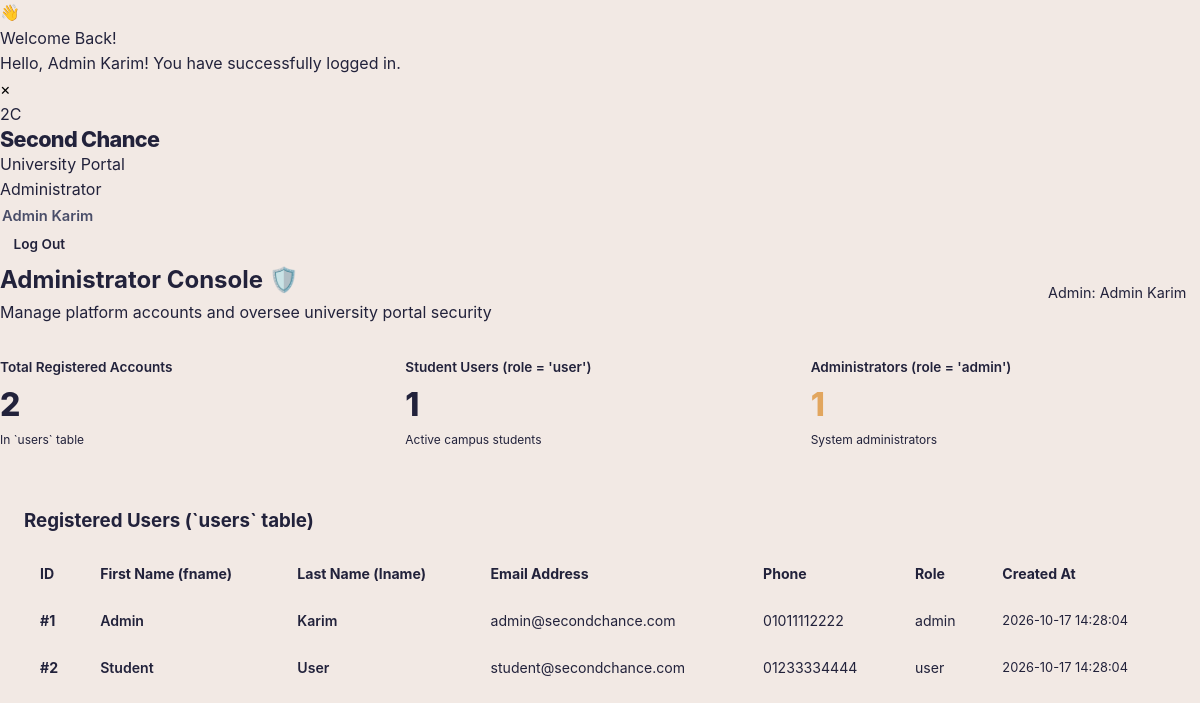
/admin.php (signed in), run on the app's committed database.
### tables this page shows
CREATE TABLE `users` (
    `id` INT(11) UNSIGNED NOT NULL AUTO_INCREMENT,
    `fname` VARCHAR(50) NOT NULL,
    `lname` VARCHAR(50) NOT NULL,
    `email` VARCHAR(255) NOT NULL,
    `password` VARCHAR(255) DEFAULT NULL,
    `phone` VARCHAR(20) DEFAULT NULL,
    `role` ENUM('user', 'admin') NOT NULL DEFAULT 'user',
    `created_at` TIMESTAMP NOT NULL DEFAULT CURRENT_TIMESTAMP(),
    PRIMARY KEY (`id`),
    UNIQUE KEY `email` (`email`)
);

### includes/auth.php (called while the page is built, shortened)
<?php
function isLoggedIn() {
    return isset($_SESSION['user_id']) && !empty($_SESSION['user_id']);
}
function isAdmin() {
    return isLoggedIn() && isset($_SESSION['role']) && $_SESSION['role'] === 'admin';
}
function currentUser() {
    $fname = $_SESSION['fname'] ?? '';
    $lname = $_SESSION['lname'] ?? '';
    $fullName = trim($fname . ' ' . $lname);
    return [
        'id'       => $_SESSION['user_id'] ?? null,
        'fname'    => $fname,
        'lname'    => $lname,
        'name'     => $fullName,
        'email'    => $_SESSION['email'] ?? '',
        'phone'    => $_SESSION['phone'] ?? '',
        'role'     => $_SESSION['role'] ?? 'user',
        'is_admin' => isAdmin(),
    ];
}
?>

### admin.php (the view, shortened to what this page needs)
<?php
require_once __DIR__ . '/includes/auth.php';
$currentUser = currentUser();
$usersQuery = "SELECT * FROM users ORDER BY id ASC";
$usersResult = mysqli_query($conn, $usersQuery);
$allUsers = [];
$totalAdmins = 0;
$totalStudents = 0;
if ($usersResult) {
    while ($row = mysqli_fetch_assoc($usersResult)) {
        $allUsers[] = $row;
        if ($row['role'] === 'admin') {
            $totalAdmins++;
        } else {
            $totalStudents++;
        }
    }
}
?>
<!DOCTYPE html>
<html lang="en">
<head>
    <link rel="stylesheet" href="assets/style.css">
</head>
<body>
    <?php include __DIR__ . '/includes/toast.php'; ?>
    <?php include __DIR__ . '/includes/navbar.php'; ?>
    <div class="main-wrapper">
        <div style="display: flex; justify-content: space-between; align-items: center; margin-bottom: 2rem; flex-wrap: wrap; gap: 1rem;">
            <div>
                <h2>Administrator Console 🛡️</h2>
                <p style="color: var(--text-muted);">Manage platform accounts and oversee university portal security</p>
            </div>
            <div>
                <span class="user-badge badge-admin" style="font-size: 0.9rem; padding: 0.4rem 0.85rem;">
                    Admin: <?php echo htmlspecialchars($currentUser['name']); ?>
                </span>
            </div>
        </div>
        <div style="display: grid; grid-template-columns: repeat(auto-fit, minmax(220px, 1fr)); gap: 1rem; margin-bottom: 2rem;">
            <div class="spec-box" style="margin: 0; background: var(--white); border-left-color: var(--primary-dark);">
                <div style="font-size: 0.85rem; color: var(--text-muted); font-weight: 600;">Total Registered Accounts</div>
                <div style="font-size: 2rem; font-weight: 800; color: var(--primary-dark);"><?php echo count($allUsers); ?></div>
                <div style="font-size: 0.75rem; color: var(--text-muted);">In `users` table</div>
            </div>
            <div class="spec-box" style="margin: 0; background: var(--white); border-left-color: var(--primary-slate);">
                <div style="font-size: 0.85rem; color: var(--text-muted); font-weight: 600;">Student Users (role = 'user')</div>
                <div style="font-size: 2rem; font-weight: 800; color: var(--primary-slate);"><?php echo $totalStudents; ?></div>
                <div style="font-size: 0.75rem; color: var(--text-muted);">Active campus students</div>
            </div>
            <div class="spec-box" style="margin: 0; background: var(--white); border-left-color: #E2A65E;">
                <div style="font-size: 0.85rem; color: var(--text-muted); font-weight: 600;">Administrators (role = 'admin')</div>
                <div style="font-size: 2rem; font-weight: 800; color: #E2A65E;"><?php echo $totalAdmins; ?></div>
                <div style="font-size: 0.75rem; color: var(--text-muted);">System administrators</div>
            </div>
        </div>
        <div style="background: var(--white); border-radius: var(--radius-md); padding: 1.5rem; box-shadow: var(--shadow-card); border: 1px solid var(--border-light); overflow-x: auto;">
            <h3 style="margin-bottom: 1rem; color: var(--primary-dark);">Registered Users (`users` table)</h3>
            <table style="width: 100%; border-collapse: collapse; text-align: left; font-size: 0.88rem;">
                <thead>
                    <tr style="border-bottom: 2px solid var(--border-light); background: var(--input-bg);">
                        <th style="padding: 0.75rem 1rem;">ID</th>
                        <th style="padding: 0.75rem 1rem;">First Name (fname)</th>
                        <th style="padding: 0.75rem 1rem;">Last Name (lname)</th>
                        <th style="padding: 0.75rem 1rem;">Email Address</th>
                        <th style="padding: 0.75rem 1rem;">Phone</th>
                        <th style="padding: 0.75rem 1rem;">Role</th>
                        <th style="padding: 0.75rem 1rem;">Created At</th>
                    </tr>
                </thead>
                <tbody>
                    <?php foreach ($allUsers as $u): ?>
                        <tr style="border-bottom: 1px solid var(--border-light);">
                            <td style="padding: 0.75rem 1rem; font-weight: bold; color: var(--primary-dark);">
                                #<?php echo htmlspecialchars($u['id']); ?>
                            </td>
                            <td style="padding: 0.75rem 1rem; font-weight: 600;">
                                <?php echo htmlspecialchars($u['fname']); ?>
                            </td>
                            <td style="padding: 0.75rem 1rem; font-weight: 600;">
                                <?php echo htmlspecialchars($u['lname']); ?>
                            </td>
                            <td style="padding: 0.75rem 1rem; color: var(--primary-slate);">
                                <?php echo htmlspecialchars($u['email']); ?>
                            </td>
                            <td style="padding: 0.75rem 1rem;">
                                <?php echo htmlspecialchars($u['phone'] ?? 'N/A'); ?>
                            </td>
                            <td style="padding: 0.75rem 1rem;">
                                <?php if ($u['role'] === 'admin'): ?>
                                    <span class="user-badge badge-admin">admin</span>
                                <?php else: ?>
                                    <span class="user-badge badge-student">user</span>
                                <?php endif; ?>
                            </td>
                            <td style="padding: 0.75rem 1rem; font-size: 0.8rem; color: var(--text-muted);">
                                <?php echo htmlspecialchars($u['created_at'] ?? 'N/A'); ?>
                            </td>
                        </tr>
                    <?php endforeach; ?>
                </tbody>
            </table>
        </div>
    </div>
</body>
</html>

### includes/toast.php (shortened to what this page needs)
<?php
$toast = $_SESSION['toast'] ?? null;
?>
<?php if ($toast): ?>
<div class="toast-container" id="toastContainer">
    <div class="toast <?php echo ($toast['type'] === 'email_sent') ? 'toast-email' : 'toast-welcome'; ?>" id="mainToast">
        <div class="toast-icon">
            <?php echo ($toast['type'] === 'email_sent') ? '📧' : '👋'; ?>
        </div>
        <div class="toast-content">
            <div class="toast-title">
                <?php echo htmlspecialchars($toast['title'] ?? 'Notification'); ?>
            </div>
            <div class="toast-message">
                <?php echo htmlspecialchars($toast['message'] ?? ''); ?>
            </div>
        </div>
        <button type="button" class="toast-close" onclick="dismissToast()" aria-label="Close">
            &times;
        </button>
    </div>
</div>
<?php endif; ?>

### includes/navbar.php (shortened to what this page needs)
<?php
require_once __DIR__ . '/auth.php';
$logged_in = isLoggedIn();
$user      = currentUser();
?>
<nav class="navbar">
    <div class="nav-container">
        <a href="index.php" class="nav-brand">
            <div class="brand-icon">2C</div>
            <div>
                <div class="brand-title">Second Chance</div>
                <div class="brand-subtitle">University Portal</div>
            </div>
        </a>
        <ul class="nav-menu">
            <?php if ($logged_in): ?>
                <li>
                    <span class="user-badge <?php echo isAdmin() ? 'badge-admin' : 'badge-student'; ?>">
                        <?php echo isAdmin() ? 'Administrator' : 'Student'; ?>
                    </span>
                </li>
                <li>
                    <a href="viewprofile.php" class="nav-link" style="font-weight: 600;">
                        <?php echo htmlspecialchars($user['name'] ?? 'User'); ?>
                    </a>
                </li>
                <li>
                    <a href="logout.php" class="btn btn-outline" style="padding: 0.35rem 0.85rem; font-size: 0.85rem; border-color: var(--soft-rose); color: var(--cream-bg);">
                        Log Out
                    </a>
                </li>
            <?php endif; ?>
        </ul>
    </div>
</nav>

### assets/style.css (style rules this page uses)
:root { --color-primary: #22223B; --color-primary-light: #2c2c4a; --color-secondary: #4A4E69; --color-secondary-light: #5d6283; --color-lavender: #9A8C98; --color-lavender-light: #bcb0ba; --color-lavender-subtle: #eae5e9; --color-rose: #C9ADA7; --color-rose-light: #dfcbc7; --color-rose-subtle: #f4ecea; --color-cream: #F2E9E4; --color-cream-soft: #faf7f5; --color-white: #ffffff; --color-dark: #161625; --color-success: #388e3c; --color-success-bg: #e8f5e9; --color-warning: #e65100; --color-warning-bg: #fff3e0; --font-heading: 'Plus Jakarta Sans', -apple-system, BlinkMacSystemFont, "Segoe UI", Roboto, sans-serif; --font-serif: 'Playfair Display', Georgia, serif; --font-body: 'Plus Jakarta Sans', -apple-system, BlinkMacSystemFont, "Segoe UI", Roboto, sans-serif; --radius-xs: 6px; --radius-sm: 10px; --radius-md: 16px; --radius-lg: 24px; --radius-full: 9999px; --shadow-sm: 0 2px 8px rgba(34, 34, 59, 0.04); --shadow-md: 0 8px 24px rgba(34, 34, 59, 0.08); --shadow-lg: 0 16px 40px rgba(34, 34, 59, 0.12); --shadow-hover: 0 20px 48px rgba(74, 78, 105, 0.18); --transition: all 0.28s cubic-bezier(0.2, 0.8, 0.2, 1); --transition-slow: all 0.45s cubic-bezier(0.16, 1, 0.3, 1); }
*, *::before, *::after { box-sizing: border-box; margin: 0; padding: 0; }
html { scroll-behavior: smooth; font-size: 16px; }
body { font-family: var(--font-body); background-color: var(--color-cream); color: var(--color-primary); line-height: 1.6; -webkit-font-smoothing: antialiased; -moz-osx-font-smoothing: grayscale; overflow-x: hidden; min-height: 100vh; }
a { color: inherit; text-decoration: none; transition: var(--transition); }
button, input, select, textarea { font-family: inherit; font-size: inherit; border: none; outline: none; }
button { cursor: pointer; background: none; }
.brand-title { font-size: 1.35rem; font-weight: 800; letter-spacing: -0.03em; color: var(--color-primary); line-height: 1.1; }
.nav-link { font-size: 0.92rem; font-weight: 600; color: var(--color-secondary); padding: 6px 2px; position: relative; }
.nav-link::after { content: ''; position: absolute; bottom: 0; left: 0; width: 0%; height: 2px; background-color: var(--color-primary); transition: var(--transition); border-radius: 2px; }
.btn { display: inline-flex; align-items: center; justify-content: center; gap: 8px; padding: 10px 22px; border-radius: var(--radius-full); font-weight: 600; font-size: 0.9rem; transition: var(--transition); cursor: pointer; white-space: nowrap; }

### data on the page
users: id "1", fname "Admin", lname "Karim", email "admin@secondchance.com", phone "01011112222", role "admin", created_at "2026-10-17 14:28:04"
users: id "2", fname "Student", lname "User", email "student@secondchance.com", phone "01233334444", role "user", created_at "2026-10-17 14:28:04"

### other printed values
$toast['title'] "Welcome Back!"
$toast['message'] "Hello, Admin Karim! You have successfully logged in."
$user['name'] "Admin Karim"
$currentUser['name'] "Admin Karim"
count($allUsers) "2"
$totalStudents "1"
$totalAdmins "1"
